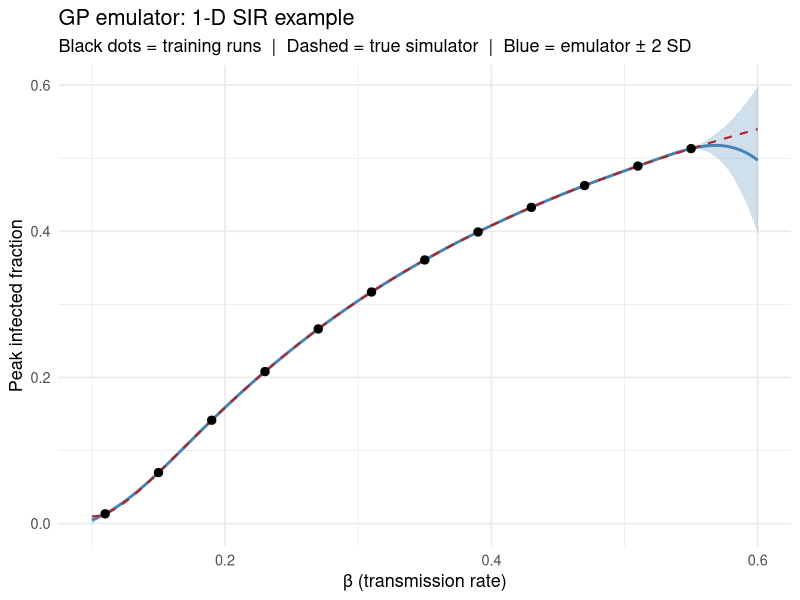
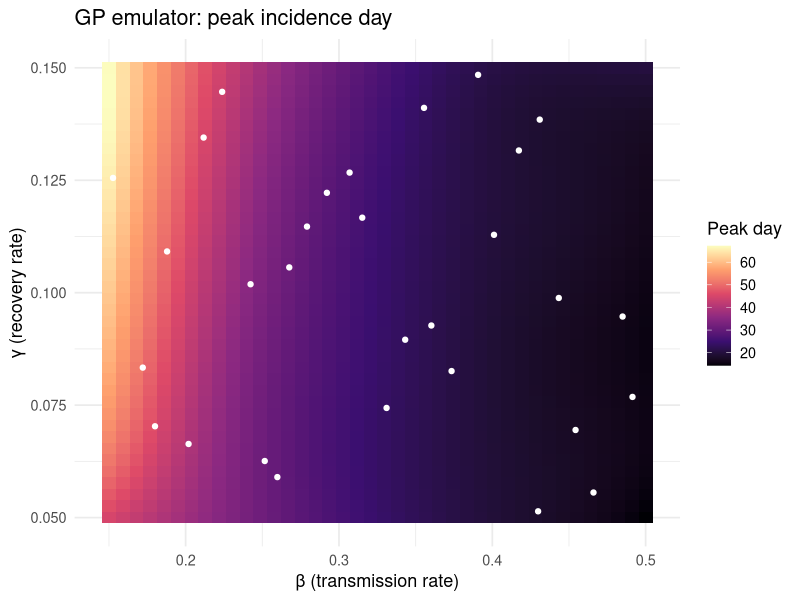
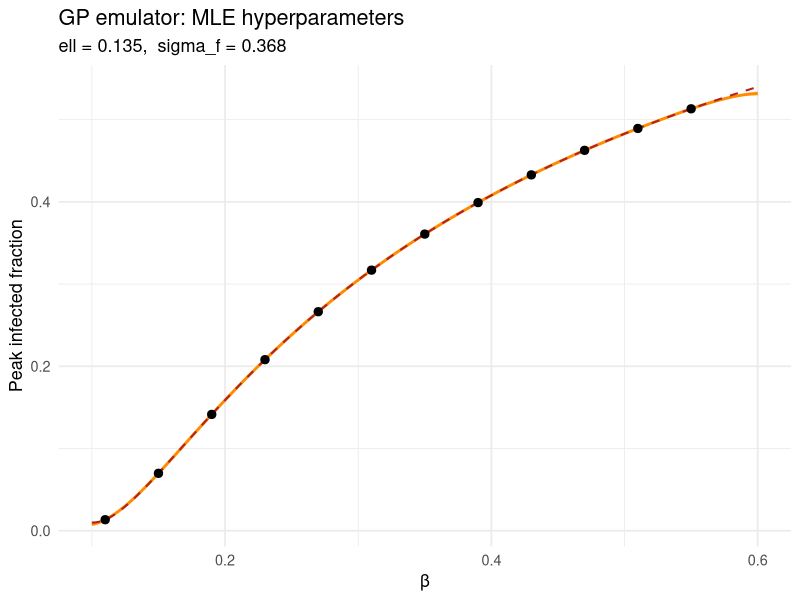
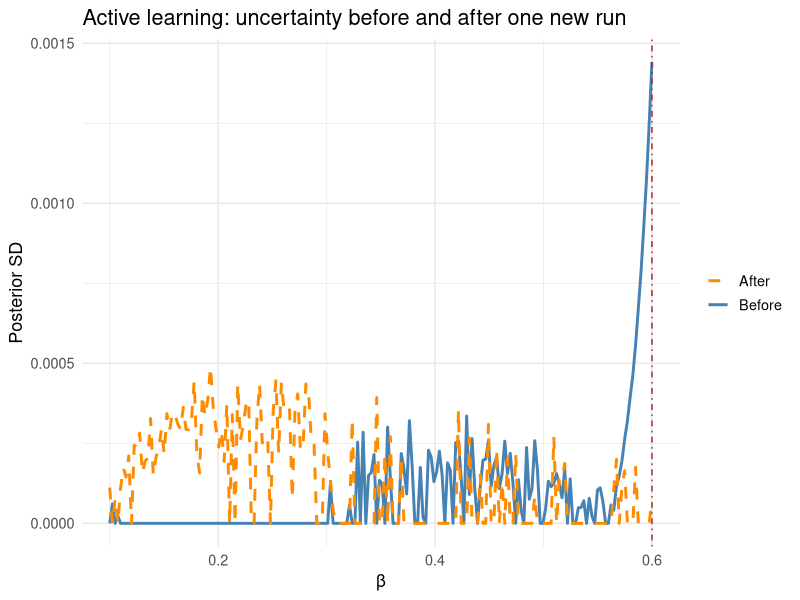

These charts were generated, in order, by the following R code:
## ---- chunk 1
#| label: setup

library(ggplot2)

# SIR model: returns peak infected fraction
sir_peak <- function(beta, gamma = 0.1, S0 = 9900, I0 = 100) {
  N <- S0 + I0
  dt <- 0.1
  S <- S0; I <- I0; R <- 0
  peak <- I
  for (i in seq_len(round(200 / dt))) {
    inf <- beta * S * I / N * dt
    rec <- gamma * I * dt
    S <- S - inf; I <- I + inf - rec; R <- R + rec
    if (I > peak) peak <- I
  }
  peak / N
}
## ---- chunk 2
#| label: training-data

set.seed(2024)

# Latin hypercube-style training points (evenly spread, small n)
n_train <- 12
beta_train <- seq(0.11, 0.55, length.out = n_train)
y_train    <- sapply(beta_train, sir_peak)

# Dense grid for truth
beta_grid <- seq(0.10, 0.60, length.out = 200)
y_true    <- sapply(beta_grid, sir_peak)
## ---- chunk 3
#| label: gp-functions

# Squared-exponential kernel
se_kernel <- function(x1, x2, ell, sigma_f) {
  sigma_f^2 * exp(-0.5 * outer(x1, x2, function(a, b) (a - b)^2) / ell^2)
}

# GP fit: return a prediction function
gp_fit <- function(x_train, y_train, ell, sigma_f, sigma_n = 1e-6) {
  K    <- se_kernel(x_train, x_train, ell, sigma_f)
  Kn   <- K + sigma_n^2 * diag(length(x_train))
  Linv <- solve(Kn)            # in production: use Cholesky
  alpha <- Linv %*% y_train

  predict <- function(x_new) {
    Ks  <- se_kernel(x_train, x_new, ell, sigma_f)   # n_train x n_new
    Kss <- se_kernel(x_new,   x_new, ell, sigma_f)   # n_new   x n_new
    mu  <- t(Ks) %*% alpha
    cov <- Kss - t(Ks) %*% Linv %*% Ks
    list(mean = as.vector(mu),
         sd   = sqrt(pmax(0, diag(cov))))
  }
  predict
}

# Fit with hand-tuned hyperparameters (ell = 0.08, sigma_f = 0.35)
gp_pred <- gp_fit(beta_train, y_train, ell = 0.08, sigma_f = 0.35)
pred     <- gp_pred(beta_grid)
## ---- chunk 4
#| label: plot-gp-1d
#| fig-cap: "GP emulator of peak infected fraction vs transmission rate β. Grey ribbon: ±2 posterior SD. The emulator interpolates the 12 training points exactly and quantifies uncertainty between them."

df_pred <- data.frame(
  beta = beta_grid,
  mean = pred$mean,
  lo   = pred$mean - 2 * pred$sd,
  hi   = pred$mean + 2 * pred$sd,
  true = y_true
)

ggplot(df_pred, aes(x = beta)) +
  geom_ribbon(aes(ymin = lo, ymax = hi), fill = "steelblue", alpha = 0.25) +
  geom_line(aes(y = mean), colour = "steelblue", linewidth = 1,
            linetype = "solid") +
  geom_line(aes(y = true), colour = "firebrick", linewidth = 0.7,
            linetype = "dashed") +
  geom_point(data = data.frame(beta = beta_train, y = y_train),
             aes(x = beta, y = y), size = 2.5, colour = "black") +
  labs(x = "β (transmission rate)", y = "Peak infected fraction",
       title = "GP emulator: 1-D SIR example",
       subtitle = "Black dots = training runs  |  Dashed = true simulator  |  Blue = emulator ± 2 SD") +
  theme_minimal(base_size = 13)
## ---- chunk 5
#| label: 2d-emulator

# 2-D simulator: returns peak day
sir_peak_day <- function(beta, gamma, S0 = 9900, I0 = 100) {
  N <- S0 + I0
  dt <- 0.2
  S <- S0; I <- I0; R <- 0
  peak_I <- I; peak_day <- 0; t <- 0
  for (i in seq_len(round(300 / dt))) {
    inf <- beta * S * I / N * dt
    rec <- gamma * I * dt
    S <- S - inf; I <- I + inf - rec; R <- R + rec
    t <- t + dt
    if (I > peak_I) { peak_I <- I; peak_day <- t }
  }
  peak_day
}

# Latin hypercube design (manual, 2-D)
set.seed(99)
n2 <- 30
lhs_beta  <- (sample(n2) - runif(n2)) / n2 * (0.5 - 0.15) + 0.15
lhs_gamma <- (sample(n2) - runif(n2)) / n2 * (0.15 - 0.05) + 0.05

y2_train <- mapply(sir_peak_day, lhs_beta, lhs_gamma)

# Standardise inputs to [0, 1] for the kernel
x2_train <- cbind((lhs_beta - 0.15) / 0.35,
                  (lhs_gamma - 0.05) / 0.10)

# 2-D SE kernel (vectorised: uses ||x1-x2||^2 = ||x1||^2 + ||x2||^2 - 2 x1.x2)
se2 <- function(X1, X2, ell, sigma_f) {
  X1s <- X1 / ell;  X2s <- X2 / ell
  d2  <- outer(rowSums(X1s^2), rowSums(X2s^2), "+") - 2 * X1s %*% t(X2s)
  sigma_f^2 * exp(-0.5 * d2)
}

K2    <- se2(x2_train, x2_train, ell = 0.4, sigma_f = 40)
K2n   <- K2 + 1e-4 * diag(n2)
alpha2 <- solve(K2n) %*% y2_train

# Prediction grid
g <- 40
bg <- seq(0.15, 0.50, length.out = g)
gg <- seq(0.05, 0.15, length.out = g)
grid2 <- expand.grid(beta = bg, gamma = gg)
x2_new <- cbind((grid2$beta  - 0.15) / 0.35,
                (grid2$gamma - 0.05) / 0.10)

Ks2  <- se2(x2_train, x2_new, ell = 0.4, sigma_f = 40)
grid2$pred <- as.vector(t(Ks2) %*% alpha2)
## ---- chunk 6
#| label: plot-gp-2d
#| fig-cap: "GP emulator of peak incidence day across (β, γ) space. The emulator was trained on 30 simulator runs (LHS design); it predicts the entire surface in milliseconds."

ggplot(grid2, aes(x = beta, y = gamma, fill = pred)) +
  geom_tile() +
  scale_fill_viridis_c(option = "magma", name = "Peak day") +
  geom_point(data = data.frame(beta = lhs_beta, gamma = lhs_gamma),
             aes(x = beta, y = gamma), colour = "white",
             size = 1.5, inherit.aes = FALSE) +
  labs(x = "β (transmission rate)", y = "γ (recovery rate)",
       title = "GP emulator: peak incidence day") +
  theme_minimal(base_size = 13)
## ---- chunk 7
#| label: marginal-likelihood

log_ml <- function(log_ell, log_sf, x, y, sigma_n = 1e-4) {
  ell <- exp(log_ell); sf <- exp(log_sf)
  K  <- se_kernel(x, x, ell, sf) + sigma_n^2 * diag(length(x))
  # Cholesky for numerical stability
  L  <- tryCatch(chol(K), error = function(e) NULL)
  if (is.null(L)) return(-Inf)
  alpha <- backsolve(L, forwardsolve(t(L), y))
  -0.5 * sum(y * alpha) - sum(log(diag(L))) - 0.5 * length(y) * log(2 * pi)
}

# Grid search over log-hyperparameters
ell_seq <- seq(-4, 0,  length.out = 25)
sf_seq  <- seq(-2, 1,  length.out = 25)
lml_mat <- outer(ell_seq, sf_seq,
                 Vectorize(function(le, ls) log_ml(le, ls,
                           beta_train, y_train)))
best_idx <- which(lml_mat == max(lml_mat, na.rm = TRUE), arr.ind = TRUE)
ell_opt  <- exp(ell_seq[best_idx[1]])
sf_opt   <- exp(sf_seq[best_idx[2]])

cat(sprintf("Optimal ell = %.4f,  sigma_f = %.4f\n", ell_opt, sf_opt))

# Refit with optimal hyperparameters
gp_opt  <- gp_fit(beta_train, y_train, ell = ell_opt, sigma_f = sf_opt)
pred_opt <- gp_opt(beta_grid)
## ---- chunk 8
#| label: plot-gp-opt
#| fig-cap: "GP emulator with hyperparameters selected by marginal likelihood maximisation. The length-scale adapts to the curvature of the function, reducing over-smoothing."

df_opt <- data.frame(
  beta = beta_grid,
  mean = pred_opt$mean,
  lo   = pred_opt$mean - 2 * pred_opt$sd,
  hi   = pred_opt$mean + 2 * pred_opt$sd,
  true = y_true
)

ggplot(df_opt, aes(x = beta)) +
  geom_ribbon(aes(ymin = lo, ymax = hi), fill = "darkorange", alpha = 0.25) +
  geom_line(aes(y = mean), colour = "darkorange", linewidth = 1) +
  geom_line(aes(y = true), colour = "firebrick", linewidth = 0.7,
            linetype = "dashed") +
  geom_point(data = data.frame(beta = beta_train, y = y_train),
             aes(x = beta, y = y), size = 2.5, colour = "black") +
  labs(x = "β", y = "Peak infected fraction",
       title = "GP emulator: MLE hyperparameters",
       subtitle = sprintf("ell = %.3f,  sigma_f = %.3f", ell_opt, sf_opt)) +
  theme_minimal(base_size = 13)
## ---- chunk 9
#| label: active-learning
#| fig-cap: "Active learning adds new training points in the region of highest GP uncertainty (red dashed line). After one step, the emulator uncertainty there shrinks substantially."

# Current uncertainty
sigma_init <- pred_opt$sd

# Pick the most uncertain point
next_idx  <- which.max(sigma_init)
beta_next <- beta_grid[next_idx]
y_next    <- sir_peak(beta_next)

cat(sprintf("Next training point: beta = %.3f, peak = %.4f\n",
            beta_next, y_next))

# Refit with the new point
x_aug <- c(beta_train, beta_next)
y_aug <- c(y_train, y_next)
gp_aug  <- gp_fit(x_aug, y_aug, ell = ell_opt, sigma_f = sf_opt)
pred_aug <- gp_aug(beta_grid)

df_aug <- data.frame(
  beta   = beta_grid,
  before = sigma_init,
  after  = pred_aug$sd
)

ggplot(df_aug, aes(x = beta)) +
  geom_line(aes(y = before, colour = "Before"), linewidth = 1) +
  geom_line(aes(y = after,  colour = "After"),  linewidth = 1,
            linetype = "dashed") +
  geom_vline(xintercept = beta_next, linetype = "dotdash",
             colour = "firebrick") +
  scale_colour_manual(values = c(Before = "steelblue", After = "darkorange")) +
  labs(x = "β", y = "Posterior SD",
       colour = NULL,
       title = "Active learning: uncertainty before and after one new run") +
  theme_minimal(base_size = 13)
